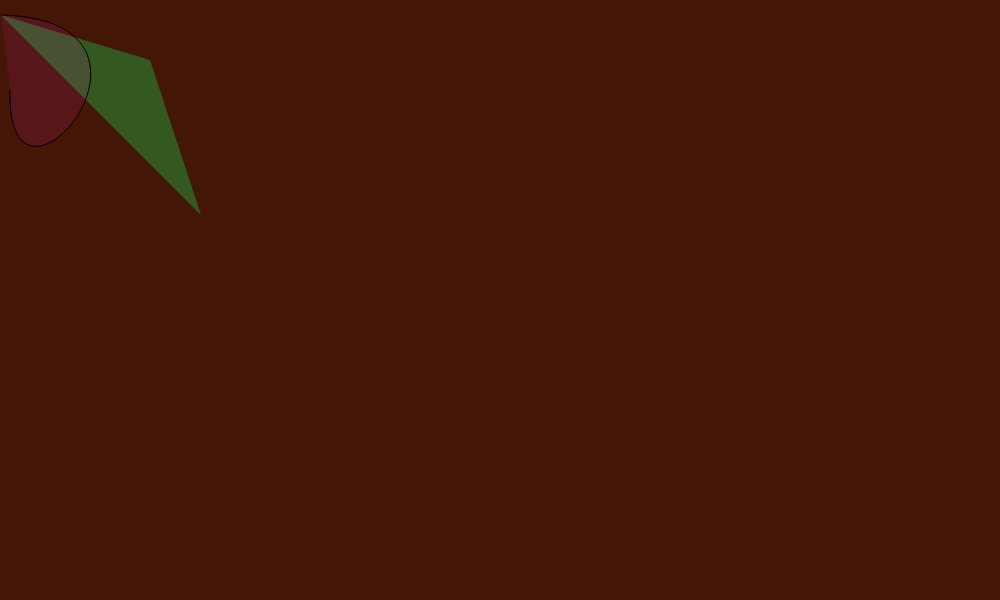
Frame 1 (no input)
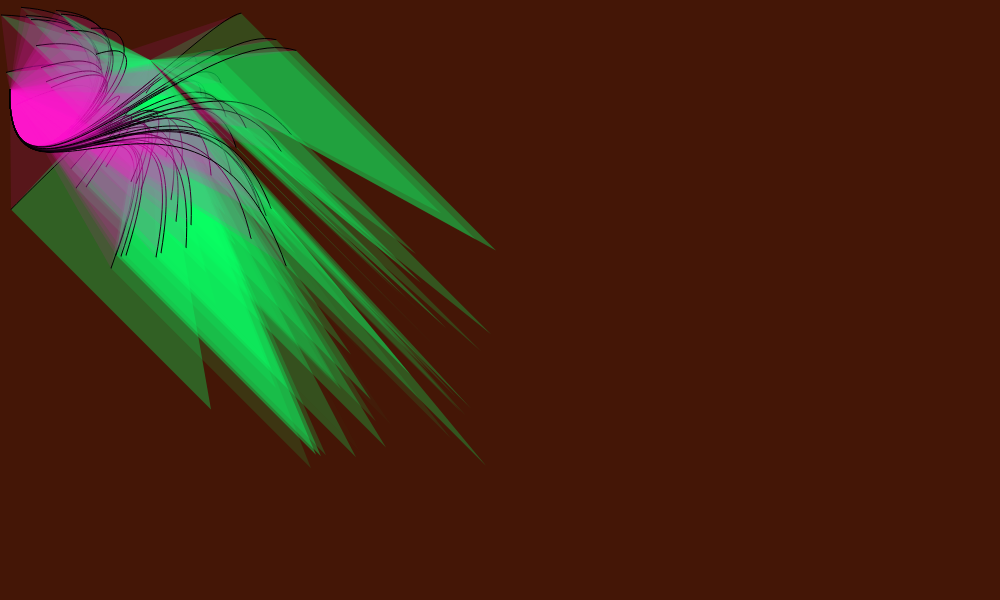
Frame 60 (no input)
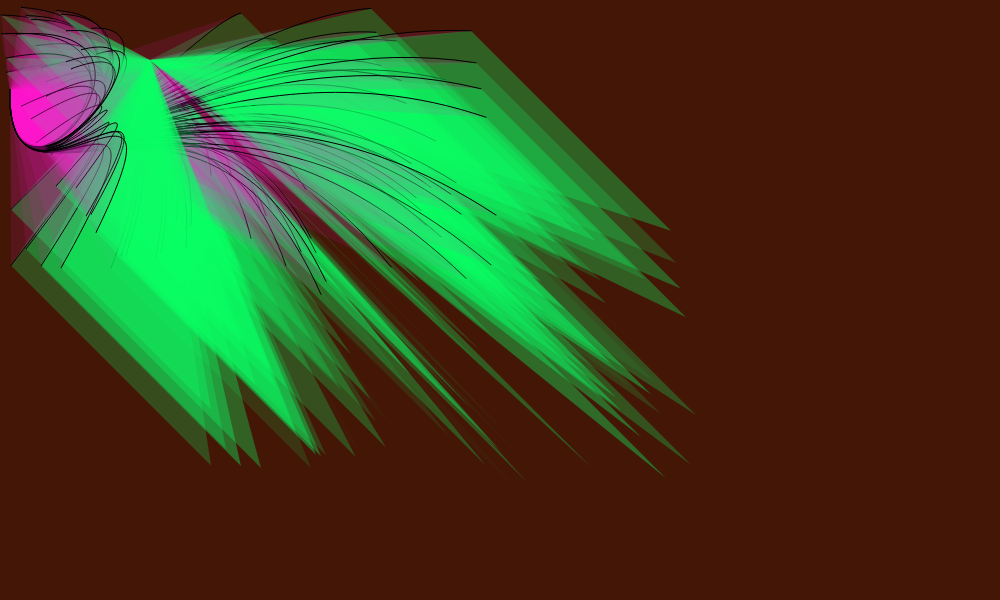
Frame 120 (the mouse pressed at the canvas centre since frame 60)

The p5.js sketch that drew these frames (run headless with seeded random() and noise() and a simulated clock; from frame 60 on, the mouse is pressed at the canvas centre):

// p5.js sketch
// ── sketch.js
//Global variables
var postionX = 1
var postionY = 15
var red
var green
var blue
var valueA

var posX = 100;
var posY = 50;

//setup background here
function setup(){
     createCanvas( 1000, 600);
     background( 'rgb(68, 22, 6)' );
 }

 function draw(){

    // show framerate
   
    frameRate(20);
   
    // change alpha value, 
    //Can valueA to be a random number?
    red = 0; 
    green = 255;
    blue = 100;
    valueA = ceil( random(100) );
    
    constrain( valueA, 10, 100 )

    // can red color move?
    red += 10;

    constrain( red, 0, 255);

    push()
    
    noStroke();

        // first triangle
        fill( red, green, blue, valueA );
        triangle( postionX, postionY, 150, 60, postionX + 200, postionY + 200 );

        /*
        push()

            //translate to middle of screen
            translate( width*.25, height*.25 );
            scale(.50);

            //second triangle
            fill( blue, green, red, valueA );
            triangle( postionX, postionY, 30, 30, postionY + 500, postionX + 500 );

        pop();
        */

    pop();

    //Bezier curve
    fill( 'rgba(255, 25, 200, .10)' );
    bezier( postionX, postionY, 200, 20, 5, 250, 10, 90 );

    //move postionX around
    postionX += 5
    postionY /= random();

    // movement of X and Y restrained by modulo
    postionX %= 500;
    postionY %= 300;
    
/*
    push();


    translate(posX, posY);
        
    ellipse(posX, posY, 50, 100);
    
    posX += 50;
    posY += 50;

    posX %= width;
    posY %= height;

    posX += 1;
        //translate to middle of page


    pop();
*/
}
